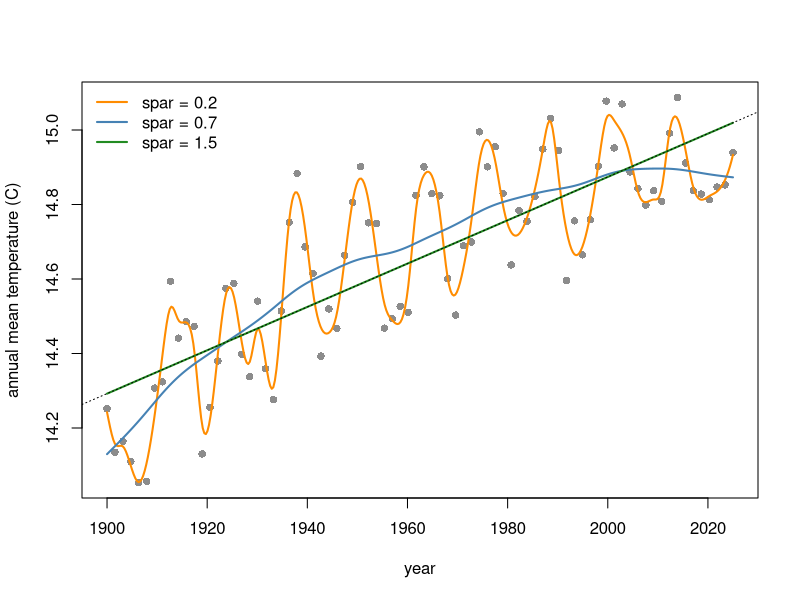

Write the R code that produced this figure.
# Smoothing splines with three amounts of smoothing (spar), and the choice by generalized
# cross-validation.
set.seed(42)
x <- seq(1900, 2025, length.out = 80)
y <- 14 + 1.2 * (x - 1900) / (40 + (x - 1900)) + sin(x / 2) * 0.15 + rnorm(length(x), sd = 0.08)
plot(x, y, pch = 16, col = "gray55", xlab = "year", ylab = "annual mean temperature (C)")
cols <- c("darkorange", "steelblue", "forestgreen")
spars <- c(0.2, 0.7, 1.5)
for (k in 1:3) lines(predict(smooth.spline(x, y, spar = spars[k]), seq(1900, 2025, length.out = 400)),
                     col = cols[k], lwd = 2)
abline(lm(y ~ x), lty = 3)
fit_gcv <- smooth.spline(x, y)          # lambda chosen by GCV
fit_gcv$df                              # effective degrees of freedom
legend("topleft", paste("spar =", spars), col = cols, lwd = 2, bty = "n")
